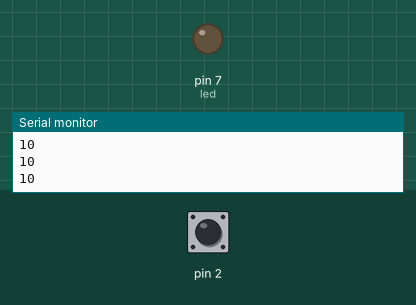
Simulated run of this sketch. Board: Arduino Uno, built with avr-gcc and run on an emulated ATmega328P. Shown: output pins drawn as LEDs (lit = HIGH), the last lines printed to the serial monitor. The test bench sets the inputs (shaded band); at power-on: pin 2 HIGH.

Above: at 1.2 s.
1.3 s: pin 2 pulled LOW for 0.15 s
At 1.37 s:
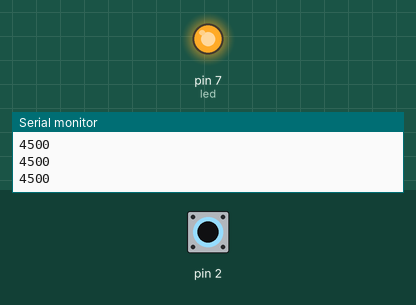
2.9 s: pin 2 pulled LOW for 3.2 s
At 7.4 s:
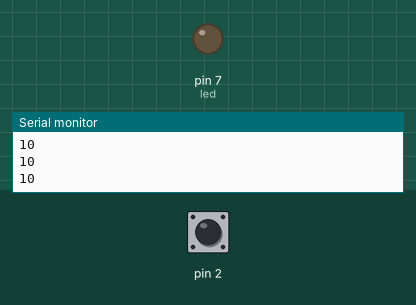
Timing chart, 0 to 8.9 s (numbered marks = the images above; inputs shaded):
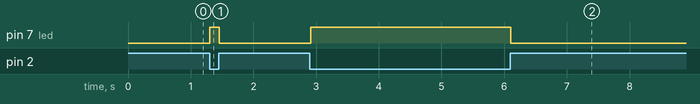

The sketch:

Prova_Capacitivo_non_lampeggia.ino
```cpp
#include <CapacitiveSensor.h>
CapacitiveSensor sensore = CapacitiveSensor(4, 2);

 const int led = 7;

//int lucentezza = 0; // definisce la variabile “lucentezza” con valore iniziale 0
//int incremento = 5; // definisce la variabile “incremento” con valore 5

void setup()
{
  Serial.begin(9600);
  pinMode(led, OUTPUT); // definisce la porta 7 come porta di output
}

void loop()
{

  //analogWrite (6, lucentezza); // invia alla porta 9 una tensione pari a (5/255) * lucentezza
  //lucentezza = lucentezza + incremento; // modifica il valore di lucentezza


  long valore = sensore.capacitiveSensor(30);
  Serial.println(valore);
  if (valore > 50)

  {digitalWrite(led, HIGH);

  }


 else{
 digitalWrite(led, LOW);
  delay(10);
 }
}
```

Measured:
- after the input at 1.3 s, pin 7 (led): LOW → HIGH at once, → LOW 0.15 s later
- after the input at 2.9 s, pin 7 (led): LOW → HIGH at once, → LOW 3.2 s later
